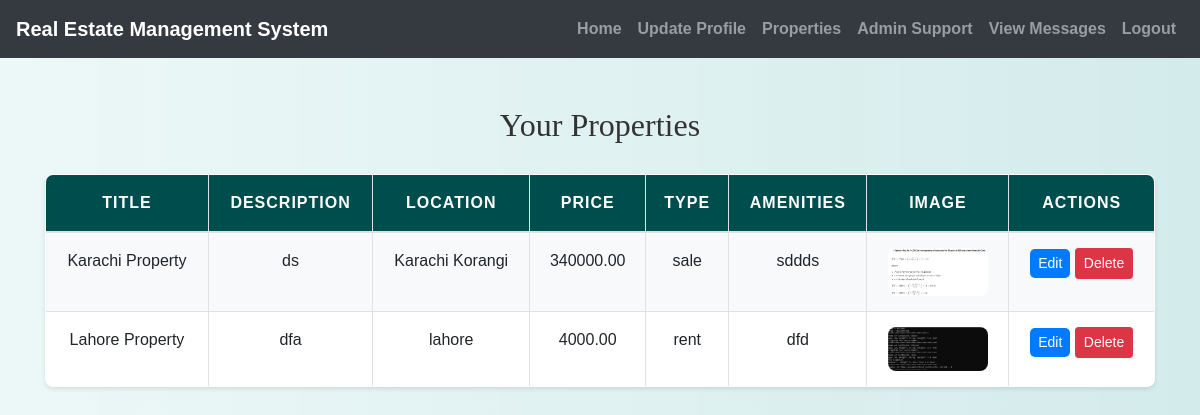
The app's page /seller/view_properties.php (signed in) with its own data.
### tables this page shows
CREATE TABLE `properties` (
  `property_id` int(11) NOT NULL,
  `user_id` int(11) DEFAULT NULL,
  `title` varchar(255) NOT NULL,
  `description` text NOT NULL,
  `location` varchar(255) NOT NULL,
  `price` decimal(10,2) NOT NULL,
  `property_type` enum('rent','sale') NOT NULL,
  `amenities` text DEFAULT NULL,
  `image` varchar(255) DEFAULT NULL,
  `bedrooms` int(11) NOT NULL,
  `latitude` decimal(10,8) NOT NULL,
  `longitude` decimal(11,8) NOT NULL,
  `status` enum('Active','Sold') DEFAULT 'Active'
);

### seller/view_properties.php (the view, shortened to what this page needs)
<?php
include('config.php');
$sql = "SELECT property_id, title, description, location, price, property_type, amenities, image FROM Properties WHERE user_id = ?";
if ($stmt = mysqli_prepare($conn, $sql)) {
    mysqli_stmt_bind_param($stmt, "i", $_SESSION["id"]);
    mysqli_stmt_execute($stmt);
    $result = mysqli_stmt_get_result($stmt);
    $properties = mysqli_fetch_all($result, MYSQLI_ASSOC);
}
?>
<!DOCTYPE html>
<html>
<head>
    <link rel="stylesheet" href="https://maxcdn.bootstrapcdn.com/bootstrap/4.5.2/css/bootstrap.min.css">
    <link rel="stylesheet" href="./css/style.css">
</head>
<body>
<?php include('navbar.php'); ?>
    <div class="container mt-5">
        <h2 class="text-center">Your Properties</h2>
        <table class="table table-bordered">
            <thead>
                <tr>
                    <th>Title</th>
                    <th>Description</th>
                    <th>Location</th>
                    <th>Price</th>
                    <th>Type</th>
                    <th>Amenities</th>
                    <th>Image</th>
                    <th>Actions</th>
                </tr>
            </thead>
            <tbody>
                <?php foreach ($properties as $property) : ?>
                    <tr>
                        <td><?php echo htmlspecialchars($property['title']); ?></td>
                        <td><?php echo htmlspecialchars($property['description']); ?></td>
                        <td><?php echo htmlspecialchars($property['location']); ?></td>
                        <td><?php echo htmlspecialchars($property['price']); ?></td>
                        <td><?php echo htmlspecialchars($property['property_type']); ?></td>
                        <td><?php echo htmlspecialchars($property['amenities']); ?></td>
                        <td><img src="<?php echo htmlspecialchars($property['image']); ?>" alt="Property Image" width="100"></td>
                        <td>
                            <button type="button" class="btn btn-primary btn-sm" data-toggle="modal" data-target="#editModal<?php echo $property['property_id']; ?>">
                                Edit
                            </button>
                            <form action="<?php echo htmlspecialchars($_SERVER["PHP_SELF"]); ?>" method="post" style="display:inline-block;">
                                <button type="submit" class="btn btn-danger btn-sm">Delete</button>
                            </form>
                        </td>
                    </tr>
                <?php endforeach; ?>
            </tbody>
        </table>
    </div>
</body>
</html>

### seller/css/style.css (style rules this page uses)
body { background: linear-gradient(90deg, rgba(233, 246, 246, 0.831), rgba(207, 233, 233, 0.9)); font-family: 'Arial', sans-serif; color: #333; line-height: 1.6; }
h1, h2, h3, h4 { text-align: center; margin-top: 30px; margin-bottom: 30px; font-family: 'Georgia', serif; }
.container { margin-bottom: 40px; }
.table { width: 100%; border-collapse: collapse; margin-top: 20px; font-size: 16px; background-color: #ffffff; border-radius: 8px; overflow: hidden; box-shadow: 0 2px 4px rgba(0, 0, 0, 0.1); }
.table th, .table td { padding: 15px; border: 1px solid #dee2e6; text-align: center; }
.table thead th { background-color: #004d4d; color: white; font-weight: bold; text-transform: uppercase; letter-spacing: 1px; }
.table tbody tr:nth-child(odd) { background-color: #f8f9fa; }
.table img { max-width: 100px; max-height: 100px; border-radius: 8px; }
.btn-primary { color: #fff; border: none; border-radius: 5px; cursor: pointer; transition: background-color 0.3s ease; }

### records on screen
properties: title "Karachi Property", description "ds", location "Karachi Korangi", price "340000.00", property_type "sale", amenities "sddds", image (picture)
properties: title "Lahore Property", description "dfa", location "lahore", price "4000.00", property_type "rent", amenities "dfd", image (picture)
